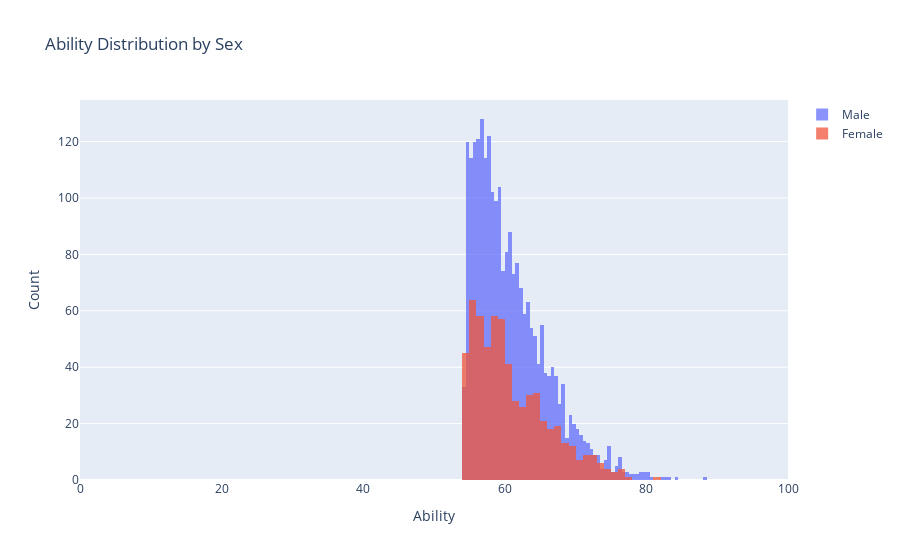

Notebook code cell kept with this figure:
### Code cell
plot_ability_distribution_by_sex(selected_df)

### Figure 1 — Plotly figure (JSON) as saved in the notebook; plotly's stock layout.template omitted (floating-point values rounded to 4 significant figures; data arrays with more than 128 entries replaced by an {"elided": "..."} marker saying what was removed)
{"data": [{"name": "Male", "opacity": 0.75, "type": "histogram", "x": {"elided": "2388 float values"}}, {"name": "Female", "opacity": 0.75, "type": "histogram", "x": {"elided": "612 float values"}}], "layout": {"barmode": "overlay", "title": {"text": "Ability Distribution by Sex"}, "xaxis": {"range": [0, 100], "title": {"text": "Ability"}}, "yaxis": {"title": {"text": "Count"}}}}
